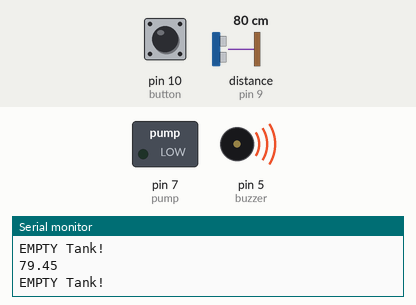
A sketch run on a simulated Arduino Uno, built with avr-gcc and run on an emulated ATmega328P. Parts: switched loads named in the sketch (green lamp = pin HIGH), buzzer (waves = sounding, pin HIGH), the last lines printed to the serial monitor. Wiring (inferred from the names in the program): ultrasonic range finder: trigger pin 8; echo pin 9. Inputs (shaded band) come from the test bench; at power-on: pin 10 (button) HIGH, distance to the obstacle (sensor on pin 9) 80 cm. The echo pulse lasts 58.3 µs per cm; pins used as bus, display or sensor lines are not drawn.

Above: at 2.2 s.
2.3 s: pin 10 (button) pulled LOW for 1.7 s
At 3.6 s:
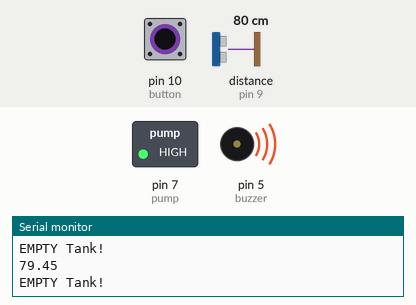
5.8 s: distance to the obstacle (sensor on pin 9) set to 14 cm
9.3 s: distance to the obstacle (sensor on pin 9) set to 10 cm
At 9.7 s:
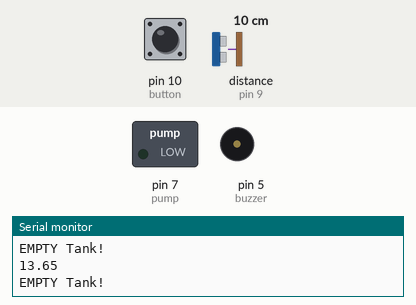
11.2 s: distance to the obstacle (sensor on pin 9) set to 6 cm
13.1 s: distance to the obstacle (sensor on pin 9) set to 3 cm
At 13.42 s:
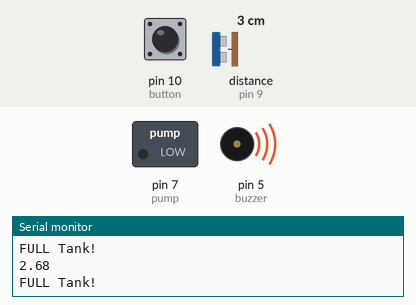
16.6 s: distance to the obstacle (sensor on pin 9) set to 9 cm
At 17.6 s:
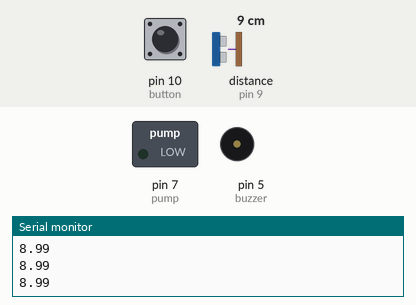
Timing chart, 0 to 19.5 s (numbered marks = the images above; inputs shaded):
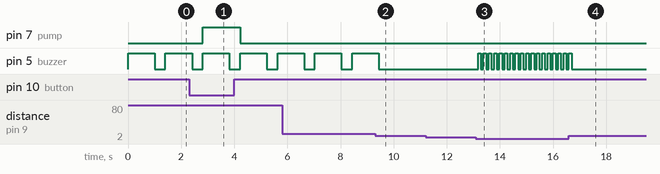

The sketch:

automatic_water_level_indicator_buzzer.ino
```cpp
// connections
const int buzzer = 5;
const int trig = 8;
const int echo = 9;
const int pump = 7;
const int button = 10;

// Variables
float distance1 = 0.0;
float duration1 = 0.0;
bool buttonState = 0;

void setup() {
  // initialize monitor
  Serial.begin(9600);

  // set pin modes
  pinMode(trig, OUTPUT);
  pinMode(echo, INPUT);

  pinMode(button, INPUT_PULLUP);
  pinMode(pump, OUTPUT);
  pinMode(buzzer, OUTPUT);
  digitalWrite(buzzer, LOW);
}  // end setup

void loop() {
  // Pump water when the button is pressed
  buttonState = digitalRead(button);
  if (buttonState == LOW) {
    digitalWrite(pump, HIGH);
  } else {
    digitalWrite(pump, LOW);
  }  // end

  // Send ultrasonic pulse with sensor
  digitalWrite(trig, LOW);
  delayMicroseconds(2);
  digitalWrite(trig, HIGH);
  delayMicroseconds(10);
  digitalWrite(trig, LOW);

  // Receive the echo
  duration1 = pulseIn(echo, HIGH);

  // Calculate and print the distance
  float factor = 0.0171;
  distance1 = factor * duration1;
  Serial.println(distance1);

  // Control buzzer behavior based on water level
  if (distance1 <= 5) {
    Serial.println("FULL Tank!");
    // Full tank - fast beeping
    digitalWrite(buzzer, HIGH);
    delay(100);
    digitalWrite(buzzer, LOW);
  }

  else if (distance1 >= 12) {
    // Empty tank - slow beeping
    Serial.println("EMPTY Tank!");
    digitalWrite(buzzer, HIGH);
    delay(1000);
    digitalWrite(buzzer, LOW);
    delay(300);
  }

  else {
    // Normal water level - no beeping
    digitalWrite(buzzer, LOW);
  }
  delay(100);
}  // end main loop
```

Measured:
- the behaviour switches between 13 and 12 cm on distance to the obstacle (sensor on pin 9) (found by bisection; images 1 and 2)
- the behaviour switches between 5 and 4 cm on distance to the obstacle (sensor on pin 9) (found by bisection; images 2 and 3)
- after the input at 2.3 s, pin 7 (pump): LOW → HIGH after 0.51 s, → LOW 1.4 s later
- after the input at 9.3 s, pin 5 (buzzer): goes on until 9.4 s, then stays LOW
- after the input at 13.1 s, pin 5 (buzzer): alternates HIGH for 0.10 s and LOW for 0.10 s, starting after 0.08 s
- after the input at 16.6 s, pin 5 (buzzer): goes on until 16.7 s, then stays LOW
- by itself, pin 5 (buzzer): alternates HIGH for 1.0 s and LOW for 0.40 s
